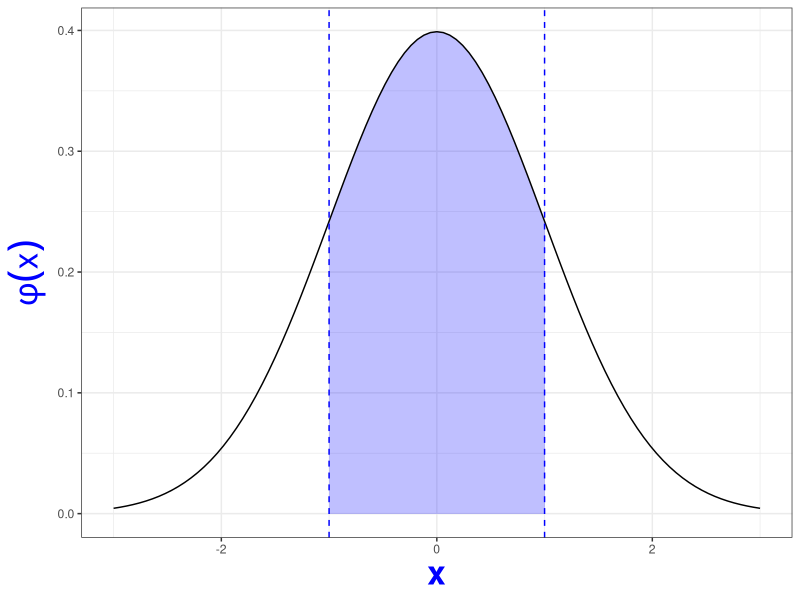

This figure's R source:
## ---- chunk 1
library(ggplot2)
theme_set(theme_bw())
x_lower <- -3
x_upper <- 3

max_height <- max(dnorm(x_lower:x_upper))

ggplot(data.frame(x = c(x_lower, x_upper)), aes(x = x)) + xlim(x_lower, x_upper) + 
  ylim(0, max_height) +
  geom_area(stat = "function", fun = dnorm, fill = "blue", alpha = 0.25, xlim = c(-1, 1)) +
  stat_function(fun = dnorm) + 
  xlab("x") + 
  ylab(bquote(phi(x))) +
  theme(plot.title = element_text(hjust = 0.5), 
        axis.title.x = element_text(face="bold", colour="blue", size = 24),
        axis.title.y = element_text(face="bold", colour="blue", size = 24)) +
  geom_vline(xintercept = -1, linetype="dashed", colour="blue") +
  geom_vline(xintercept = 1, linetype="dashed", colour="blue")

